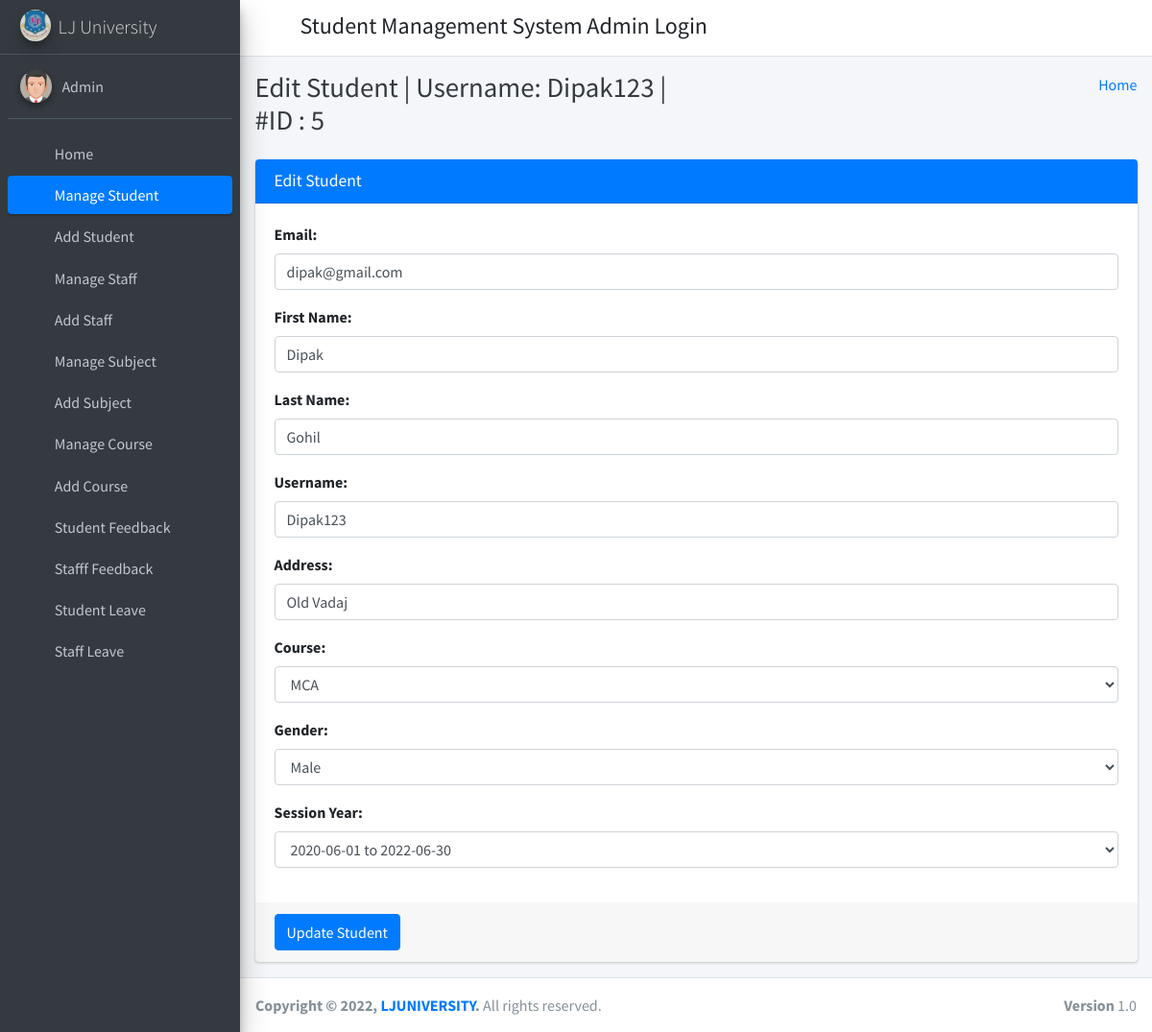
The app's page /edit_student/5 (signed in) with its own data.
### student_management_app/models.py (models this page shows)
class CustomUser(AbstractUser):
    user_type_data = ((1, "HOD"), (2, "Staff"), (3, "Student"))
    user_type = models.CharField(default=1, choices=user_type_data, max_length=10)

class Students(models.Model):
    id = models.AutoField(primary_key=True)
    admin = models.OneToOneField(CustomUser, on_delete = models.CASCADE)
    gender = models.CharField(max_length=50)
    address = models.TextField()
    course_id = models.ForeignKey(Courses, on_delete=models.DO_NOTHING, default=1)
    session_year_id = models.ForeignKey(SessionYearModel, on_delete=models.CASCADE)
    created_at = models.DateTimeField(auto_now_add=True)
    updated_at = models.DateTimeField(auto_now=True)
    objects = models.Manager()

### student_management_app/HodViews.py (the view)
# urls.py: path('edit_student/<student_id>', HodViews.edit_student, name="edit_student"),
def edit_student(request, student_id):
    request.session['student_id'] = student_id
    student = Students.objects.get(admin=student_id)
    form = EditStudentForm()
    form.fields['email'].initial = student.admin.email
    form.fields['username'].initial = student.admin.username
    form.fields['first_name'].initial = student.admin.first_name
    form.fields['last_name'].initial = student.admin.last_name
    form.fields['address'].initial = student.address
    form.fields['course_id'].initial = student.course_id.id
    form.fields['gender'].initial = student.gender
    form.fields['session_year_id'].initial = student.session_year_id.id
    context = {
        "id": student_id,
        "username": student.admin.username,
        "form": form
    }
    return render(request, "hod_template/edit_student_template.html", context)

### student_management_app/LoginCheckMiddleWare.py (called while the page is built, shortened)
    def process_view(self, request, view_func, view_args, view_kwargs):
        modulename = view_func.__module__
        user = request.user
        if user.is_authenticated:
            if user.user_type == "1":
                if modulename == "student_management_app.HodViews":
                    pass
                elif modulename == "student_management_app.views" or modulename == "django.views.static":
                    pass
                else:
                    return redirect("admin_home")
            else:
                return redirect("login")
        else:
            if request.path == reverse("login") or request.path == reverse("doLogin"):
                pass
            else:
                return redirect("login")

### student_management_app/templates/hod_template/edit_student_template.html (shortened to what this page needs)
{% extends 'hod_template/base_template.html' %}
{% block page_title %}
    Edit Student | Username: {{ username }} | #ID : {{ id }}
{% endblock page_title %}
{% block main_content %}
{% load static %}
<section class="content">
        <div class="container-fluid">
            <div class="row">
                <div class="col-md-12">
                    <div class="card card-primary">
                    <div class="card-header">
                        <h3 class="card-title">Edit Student</h3>
                    </div>
                    {% url 'edit_student_save' as action_path %}
                    {% include 'hod_template/form_template.html' with messages=messages form=form action_path=action_path button_text="Update Student" %}
                    </div>
                </div>
            </div>
        </div>
      </section>
  {% endblock main_content %}

### student_management_app/templates/hod_template/sidebar_template.html
{% load static %}
<aside class="main-sidebar sidebar-dark-primary elevation-4">
      <a href="{% url 'admin_home' %}" class="brand-link">
        <img src="{% static 'dist/img/lj.png' %}" alt="LJ Logo" class="brand-image img-circle elevation-3"
            style="opacity: .8">
        <span class="brand-text font-weight-light">LJ University</span>
      </a>
      <div class="sidebar">
        <div class="user-panel mt-3 pb-3 mb-3 d-flex">
          <div class="image">
            <img src="{% static 'dist/img/user2-160x160.jpg' %}" class="img-circle elevation-2" alt="User Image">
          </div>
          <div class="info">
            <a href="{% url 'admin_profile' %}" class="d-block">{{ user.first_name }} {{ user.last_name }}</a>
          </div>
        </div>
        <nav class="mt-2">
          <ul class="nav nav-pills nav-sidebar flex-column" data-widget="treeview" role="menu" data-accordion="false">
            <li class="nav-item">
              {% url 'admin_home' as admin_home %}
              <a href="{{ admin_home }}" class="nav-link {% if request.path == admin_home %} active {% endif %}">
                <i class="nav-icon fas fa-tachometer-alt"></i>
                <p>
                  Home
                </p>
              </a>
            </li>
            <li class="nav-item">
              {% url 'manage_student' as manage_student %}
              {% url 'edit_student' student_id=id as edit_student %}
              <a href="{{ manage_student }}" class="nav-link {% if request.path == manage_student %} active {% endif %} {% if request.path == edit_student %} active {% endif %}">
                <i class="nav-icon fas fa-user-graduate"></i>
                <p>
                  Manage Student
                </p>
              </a>
            </li>
            <li class="nav-item">
              {% url 'add_student' as add_student %}
              <a href="{{ add_student }}" class="nav-link {% if request.path == add_student %} active {% endif %}">
                <i class="nav-icon fas fa-user-graduate"></i>
                <p>
                  Add Student
                </p>
              </a>
            </li>
            <li class="nav-item">
              {% url 'manage_staff' as manage_staff %}
              {% url 'edit_staff' staff_id=id as edit_staff %}
              <a href="{{ manage_staff }}" class="nav-link {% if request.path == manage_staff %} active {% endif %} {% if request.path == edit_staff %} active {% endif %}">
                <i class="nav-icon fas fa-chalkboard-teacher"></i>
                <p>
                  Manage Staff
                </p>
              </a>
            </li>
            <li class="nav-item">
              {% url 'add_staff' as add_staff %}
              <a href="{{ add_staff }}" class="nav-link {% if request.path == add_staff %} active {% endif %}">
                <i class="nav-icon fas fa-chalkboard-teacher"></i>
                <p>
                  Add Staff
                </p>
              </a>
            </li>
            <li class="nav-item">
              {% url 'manage_subject' as manage_subject %}
              {% url 'edit_subject' subject_id=id as edit_subject %}
              <a href="{{ manage_subject }}" class="nav-link {% if request.path == manage_subject %} active {% endif %} {% if request.path == edit_subject %} active {% endif %}">
                <i class="nav-icon fas fa-book"></i>
                <p>
                  Manage Subject
                </p>
              </a>
            </li>
            <li class="nav-item">
              {% url 'add_subject' as add_subject %}
              <a href="{{ add_subject }}" class="nav-link {% if request.path == add_subject %} active {% endif %}">
                <i class="nav-icon fas fa-th"></i>
                <p>
                  Add Subject
                </p>
              </a>
            </li>
            <li class="nav-item">
              {% url 'manage_course' as manage_course %}
              {% url 'edit_course' course_id=id as edit_course %}
              <a href="{{ manage_course }}" class="nav-link {% if request.path == manage_course %} active {% endif %} {% if request.path == edit_course %} active {% endif %}">
                <i class="nav-icon fa fa-book"></i>
                <p>
                  Manage Course
                </p>
              </a>
            </li>
            <li class="nav-item">
            {% url 'add_course' as add_course %}
              <a href="{{ add_course }}" class="nav-link {% if request.path == add_course %} active {% endif %}">
                <i class="nav-icon fa fa-book"></i>
                <p>
                  Add Course
                </p>
              </a>
            </li>
            <li class="nav-item">
              {% url 'student_feedback_message' as student_feedback_message %}
              <a href="{{ student_feedback_message }}" class="nav-link {% if request.path == student_feedback_message %} active {% endif %}">
                <i class="nav-icon fas fa-comment"></i>
                <p>
                  Student Feedback
                </p>
              </a>
            </li>
            <li class="nav-item">
              {% url 'staff_feedback_message' as staff_feedback_message %}
              <a href="{{ staff_feedback_message }}" class="nav-link {% if request.path == staff_feedback_message %} active {% endif %}">
                <i class="nav-icon fas fa-comment"></i>
                <p>
                  Stafff Feedback
                </p>
              </a>
            </li>
            <li class="nav-item">
              {% url 'student_leave_view' as student_leave_view %}
              <a href="{{ student_leave_view }}" class="nav-link {% if request.path == student_leave_view %} active {% endif %}">
                <i class="nav-icon fas fa-envelope"></i>
                <p>
                  Student Leave
                </p>
              </a>
            </li>
            <li class="nav-item">
              {% url 'staff_leave_view' as staff_leave_view %}
              <a href="{{ staff_leave_view }}" class="nav-link {% if request.path == staff_leave_view %} active {% endif %}">
                <i class="nav-icon fas fa-envelope"></i>
                <p>
                  Staff Leave
                </p>
              </a>
            </li>
          </ul>
        </nav>
      </div>
    </aside>

### student_management_app/templates/hod_template/form_template.html (shortened to what this page needs)
                    <form role="form" method="POST" action="{{ action_path }}" enctype="multipart/form-data">
                        <div class="card-body">
                            {% for field in form %}
                                <div class="form-group">
                                    {{ field.label_tag }}
                                    {{ field }}
                                </div>
                            {% endfor %}
                        </div>
                        <div class="card-footer">
                        <button type="submit" class="btn btn-primary">{{ button_text }}</button>
                        </div>
                    </form>

### records on screen
CustomUser: first_name "Admin"
CustomUser: username "Dipak123", form "dipak@gmail.com" "Dipak" "Gohil" "Dipak123"
Students: form "Old Vadaj" "MCA" "Male" "2020-06-01 to 2022-06-30"

### other values on screen
{{ id }} "5"
{{ field.label_tag }} "Email:" "First Name:" "Last Name:" "Username:" "Address:" "Course:" "Gender:" "Session Year:"
{{ button_text }} "Update Student"
